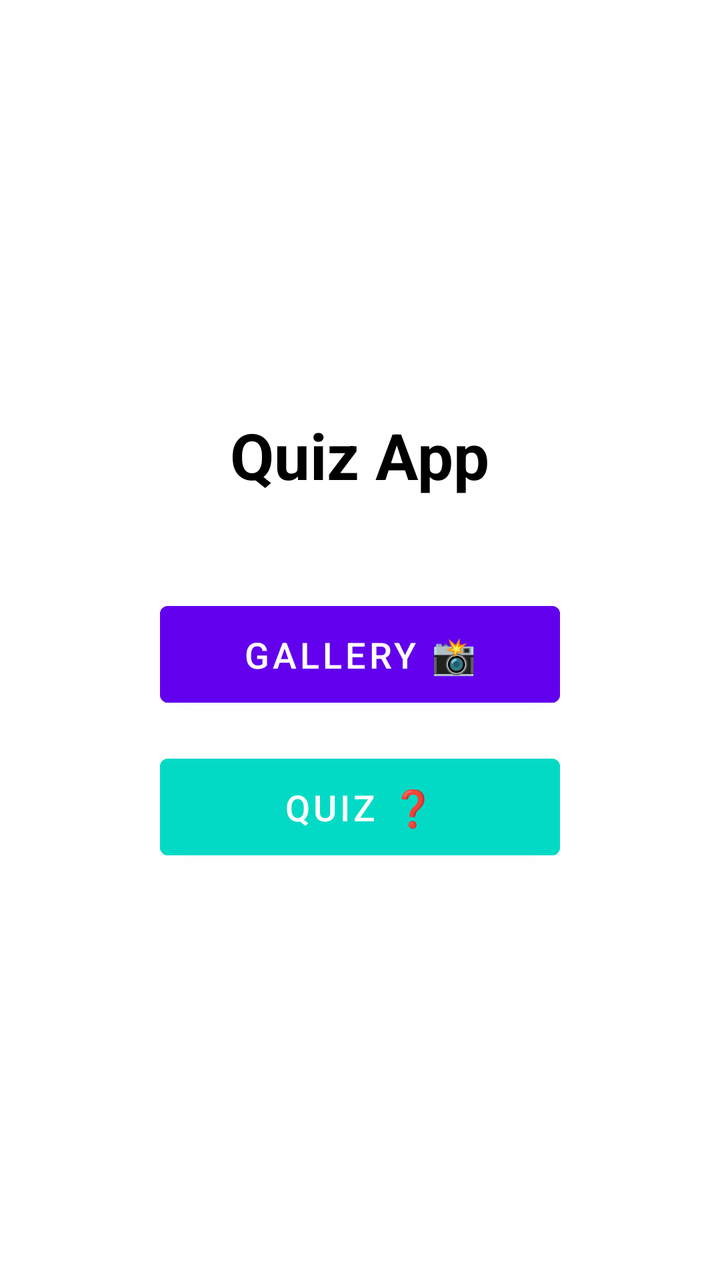
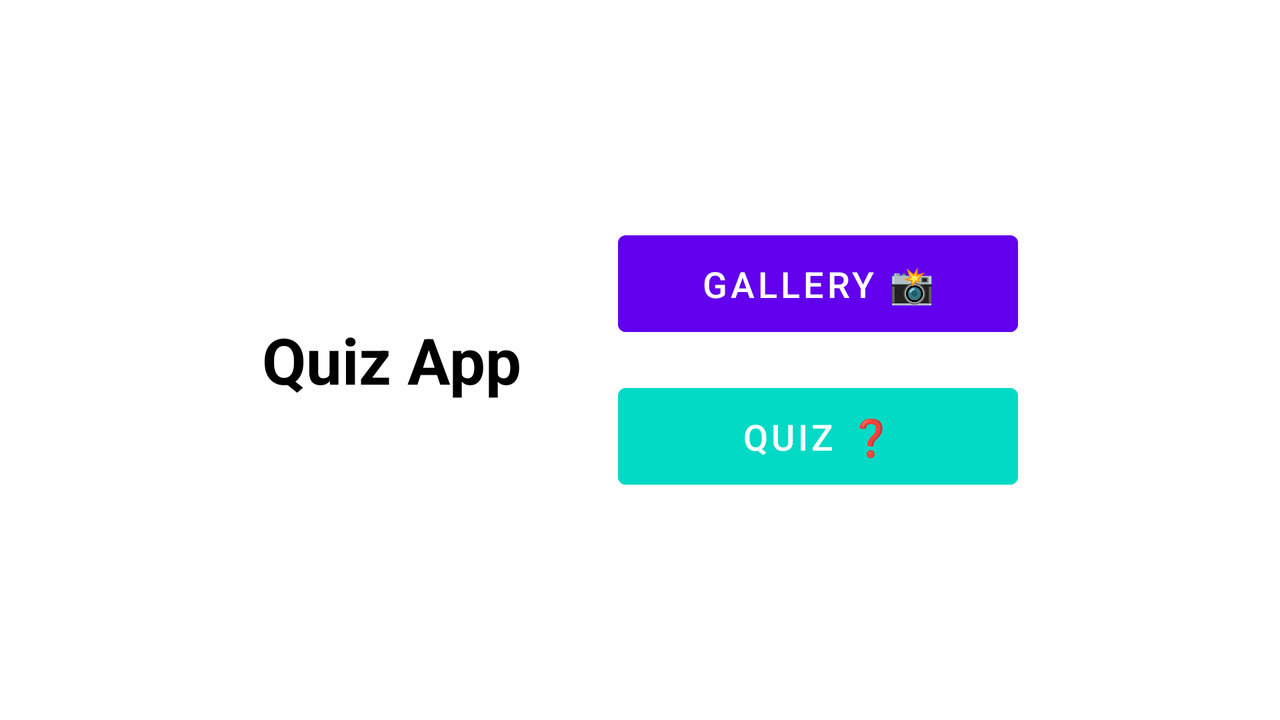

Compare how this app lays out the same screen by default and in its alternative resource folder. The renders come first, then the two layout files and the values they reference.
<!-- AndroidManifest.xml: application theme Theme.QuizzOblig2 -->
<!-- res/layout/activity_main.xml -->
<?xml version="1.0" encoding="utf-8"?>
<FrameLayout xmlns:android="http://schemas.android.com/apk/res/android"
    android:layout_width="match_parent"
    android:layout_height="match_parent">

    
    <LinearLayout
        android:id="@+id/main_content"
        android:layout_width="match_parent"
        android:layout_height="match_parent"
        android:orientation="vertical">

        <LinearLayout
            android:layout_width="match_parent"
            android:layout_height="match_parent"
            android:orientation="vertical"
            android:gravity="center"
            android:padding="16dp">

            <TextView
                android:layout_width="wrap_content"
                android:layout_height="wrap_content"
                android:text="Quiz App"
                android:textSize="32sp"
                android:textColor="#000000"
                android:textStyle="bold"
                android:layout_marginBottom="48dp"/>

            <Button
                android:id="@+id/btnGallery"
                android:layout_width="200dp"
                android:layout_height="wrap_content"
                android:text="GALLERY 📸"
                android:textSize="18sp"
                android:textColor="#FFFFFF"
                android:backgroundTint="#6200EE"
                android:padding="12dp"
                android:layout_marginBottom="16dp"/>

            <Button
                android:id="@+id/btnQuiz"
                android:layout_width="200dp"
                android:layout_height="wrap_content"
                android:text="QUIZ ❓"
                android:textSize="18sp"
                android:textColor="#FFFFFF"
                android:backgroundTint="#03DAC5"
                android:padding="12dp"/>
        </LinearLayout>
    </LinearLayout>

    
    <FrameLayout
        android:id="@+id/fragment_container"
        android:layout_width="match_parent"
        android:layout_height="match_parent"
        android:visibility="gone"/>
</FrameLayout>
<!-- resources referenced by this layout -->
<resources>
  <style name="Theme.QuizzOblig2" parent="Theme.MaterialComponents.DayNight.DarkActionBar">
          
          <item name="colorPrimary">@color/purple_500</item>
          <item name="colorPrimaryVariant">@color/purple_700</item>
          <item name="colorOnPrimary">@color/white</item>
          
          <item name="colorSecondary">@color/teal_200</item>
          <item name="colorSecondaryVariant">@color/teal_700</item>
          <item name="colorOnSecondary">@color/black</item>
          
          <item name="android:statusBarColor">?attr/colorPrimaryVariant</item>
          
      </style>
</resources>
<!-- res/layout-land/activity_main.xml (the repository's variant of the layout above) -->
<!-- drawn on the phone turned sideways -->
<?xml version="1.0" encoding="utf-8"?>
<FrameLayout xmlns:android="http://schemas.android.com/apk/res/android"
    android:layout_width="match_parent"
    android:layout_height="match_parent">

    
    <LinearLayout
        android:id="@+id/main_content"
        android:layout_width="match_parent"
        android:layout_height="match_parent"
        android:orientation="vertical">

        <LinearLayout
            android:layout_width="match_parent"
            android:layout_height="match_parent"
            android:orientation="horizontal"
            android:gravity="center"
            android:padding="16dp">

            <TextView
                android:layout_width="wrap_content"
                android:layout_height="wrap_content"
                android:text="Quiz App"
                android:textSize="32sp"
                android:textColor="#000000"
                android:textStyle="bold"
                android:layout_marginEnd="48dp"/>

            <LinearLayout
                android:layout_width="wrap_content"
                android:layout_height="wrap_content"
                android:orientation="vertical">

                <Button
                    android:id="@+id/btnGallery"
                    android:layout_width="200dp"
                    android:layout_height="wrap_content"
                    android:text="GALLERY 📸"
                    android:textSize="18sp"
                    android:textColor="#FFFFFF"
                    android:backgroundTint="#6200EE"
                    android:padding="12dp"
                    android:layout_marginBottom="16dp"/>

                <Button
                    android:id="@+id/btnQuiz"
                    android:layout_width="200dp"
                    android:layout_height="wrap_content"
                    android:text="QUIZ ❓"
                    android:textSize="18sp"
                    android:textColor="#FFFFFF"
                    android:backgroundTint="#03DAC5"
                    android:padding="12dp"/>
            </LinearLayout>
        </LinearLayout>
    </LinearLayout>

    
    <FrameLayout
        android:id="@+id/fragment_container"
        android:layout_width="match_parent"
        android:layout_height="match_parent"
        android:visibility="gone"/>
</FrameLayout>
